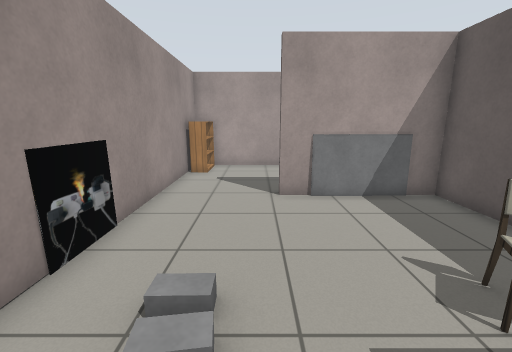
View 1 (above)

12 first-person views from a walk through a Gazebo world. The camera is 1.2 m above the floor, tilts 12° down and sees 90° across. Floor lines are 1 m apart. The floor is counted in squares, 0.5 m on a side. Each view is taken from the middle of a square. On the plan, view 1 faces up. The plan holds only what a view shows up to about 17 squares ahead; the rest is blank. Gazebo's built-in surfaces are drawn with simple patterns. Simple shapes stand in for some stock models. Some surface patterns are stand-ins.

View 2
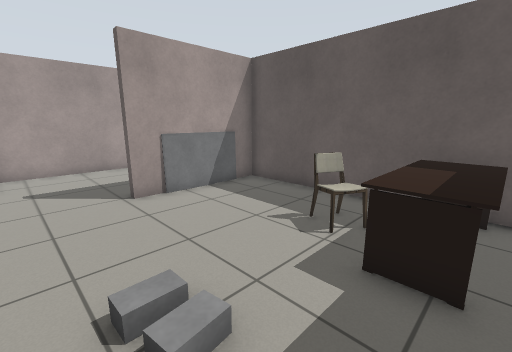

View 3
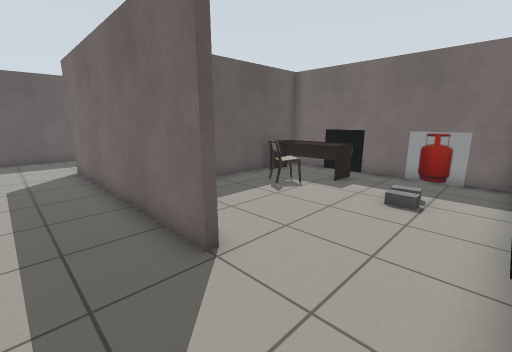

View 4
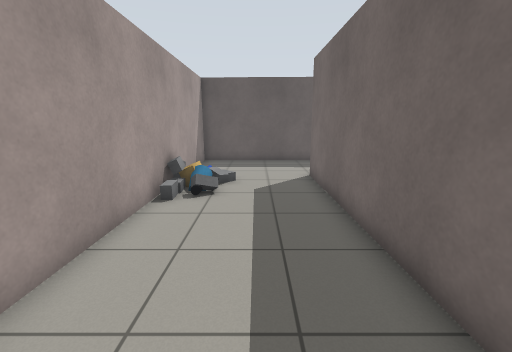

View 5
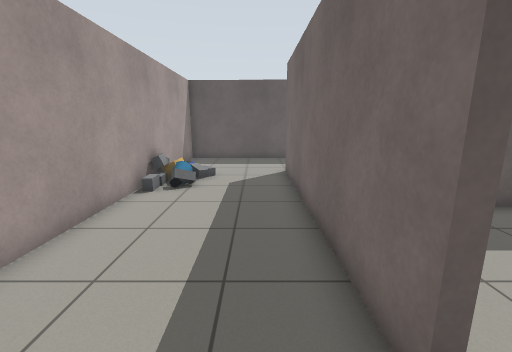

View 6
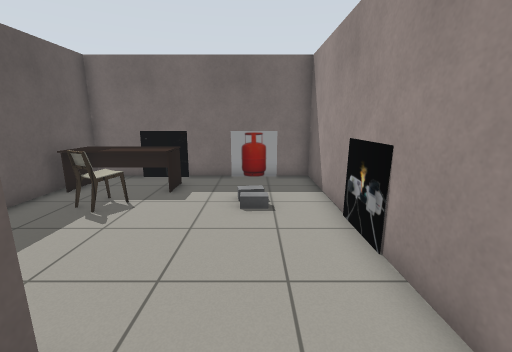

View 7
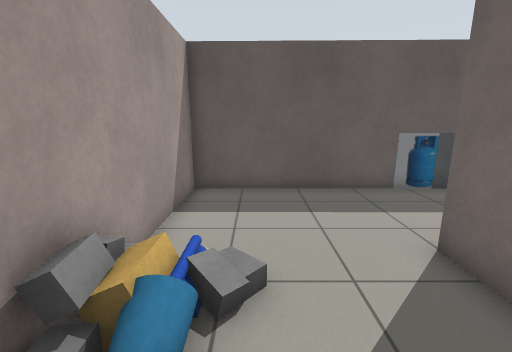

View 8
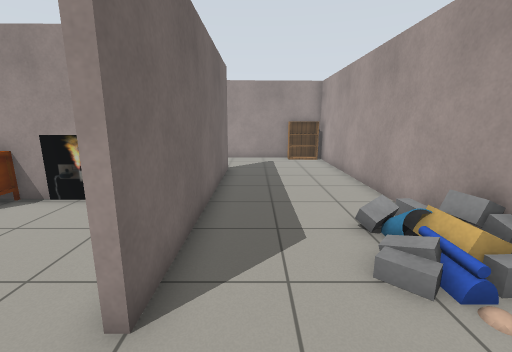

View 9
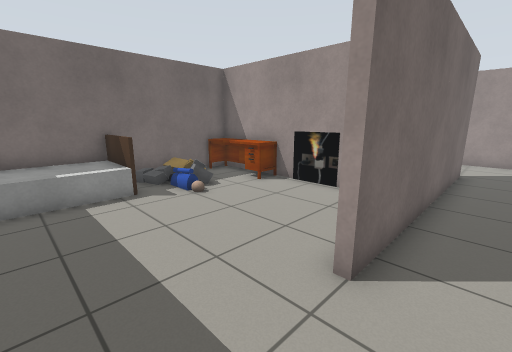

View 10
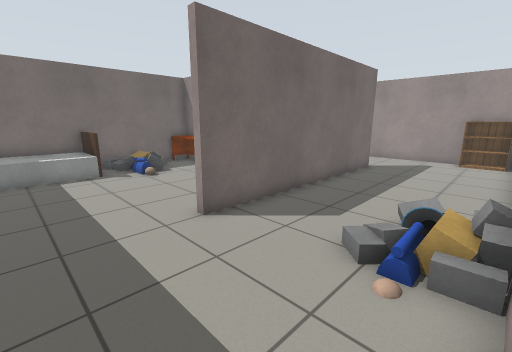

View 11
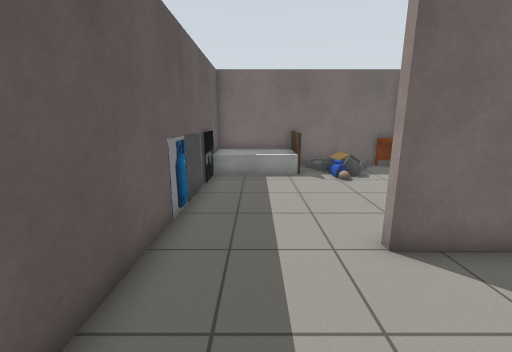

View 12
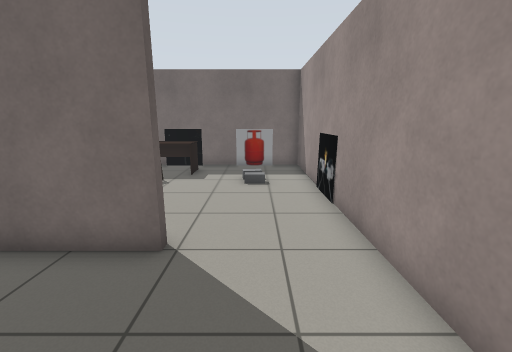

### Floor plan
Points are (right, up) in squares from view 1. A wall is a line through its corners. A room is listed if a view was taken in it or the views show most of it. See-through windows are left out.
Room 1 (views 1, 2)
walls: (-3.3, 7.6) (-3.3, -1.1) (6, -1.1) (6, 8.2) (0.8, 8.2)
ways out: opening at (-1.5, 8) to room 2
objects: black box (-3, 5); grey box (-1, 2); grey box (-1, 3); desk (2, 0) to (5, 1); black box (3, -1); chair (3, 2) to (4, 3); black box (6, 5)
Room 2 (views 3, 4, 5, 6, 7, 8, 9, 10, 11, 12)
walls: (7.4, 14.3) (-3.3, 14.3) (-3.3, 13.4); (0.8, 8.2) (0.8, 8.6) (11.5, 8.6) (11.5, 8.1); (-3.3, 11.6) (-3.3, 7.6); (16.1, 7.6) (16.1, 14.3) (11.6, 14.3)
ways out: opening at (-1.5, 8) to room 1; opening at (13.5, 8)
objects: bookshelf (-3, 12) to (-3, 13); grey box (8, 13); grey box (8, 14); bin (9, 13); grey box (9, 14); grey box (10, 12); grey box (10, 14); person (11, 13); grey box (11, 14)

Positions as (right, up) in squares from view 1, and headings:
1: (0, 0), facing up
2: (-2, 0), facing up-right
3: (-3, 11), facing down-right
4: (0, 11), facing right
5: (-1, 10), facing right
6: (-1, 10), facing down
7: (7, 12), facing right
8: (14, 10), facing left
9: (15, 10), facing down-left
10: (15, 14), facing down-left
11: (14, 13), facing down
12: (-1, 13), facing down
